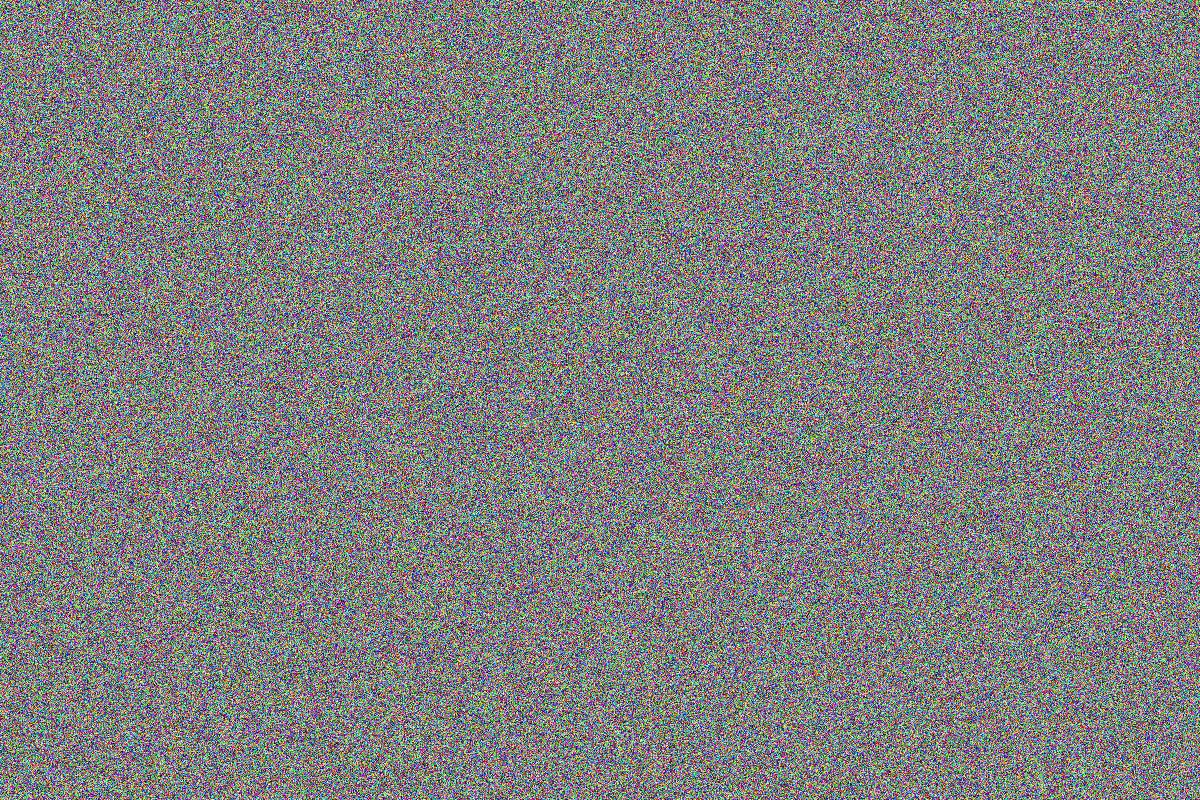
#> input picture photo-processor/test-data/test_image.jpg, 1200 x 800 px
$ python -i intelligent_enhancer.py   (imports and definitions only)
#> lines starting #> are read from the running program, lines starting #| are printed output that depends on the picture
"""
Intelligent Image Enhancement Service - Modernized

Complete redesign focusing on what makes photos "pop" using Instagram/VSCO-style techniques:
- Film-style tone curves for lifted shadows and compressed highlights
- True vibrance (not saturation) that protects skin tones
- Warm color grading with split toning
- Subtle glow effect for that dreamy look
- Better shadow/highlight recovery
"""

import cv2
import numpy as np
from PIL import Image
import logging
from typing import Tuple, Optional

logger = logging.getLogger(__name__)


class IntelligentEnhancer:
    """
    Professional-grade automatic image enhancement using OpenCV.

    Applies multiple techniques:
    - Automatic color balance using white balance algorithms
    - Adaptive histogram equalization for local contrast
    - Smart exposure correction
    - Color vibrancy enhancement
    - Shadow/highlight recovery
    - Noise reduction while preserving details
    """

    def __init__(self):
        # Much gentler CLAHE with larger tile size for smoother results
        self.clahe = cv2.createCLAHE(clipLimit=1.0, tileGridSize=(16, 16))

    def enhance_image(self, image: Image.Image, strength: float = 0.7) -> Image.Image:
        """
        Apply intelligent enhancement to image.

        Args:
            image: PIL Image to enhance
            strength: Enhancement strength (0.0 to 1.0, default 0.7 for natural look)

        Returns:
            Enhanced PIL Image
        """
#> called with strength = 0.7
        # Convert PIL to OpenCV format
        cv_image = cv2.cvtColor(np.array(image), cv2.COLOR_RGB2BGR)
#> cv_image is the input picture: shape (800, 1200, 3); mean B, G, R 127.1, 127.1, 127.1

        # Apply enhancement pipeline
        enhanced = self._apply_enhancement_pipeline(cv_image, strength)

        # Convert back to PIL
        enhanced_rgb = cv2.cvtColor(enhanced, cv2.COLOR_BGR2RGB)
        return Image.fromarray(enhanced_rgb)

    def _apply_enhancement_pipeline(self, img: np.ndarray, strength: float) -> np.ndarray:
        """Apply the full enhancement pipeline."""
        # Store original for blending
        original = img.copy()

        # 1. Apply film-style tone curve FIRST (this is key!)
        curved = self._apply_film_tone_curve(img)

        # 2. Smart exposure adjustment
        exposed = self._smart_exposure_adjustment(curved)

        # 3. True vibrance enhancement (not saturation)
        vibrant = self._enhance_vibrance(exposed)

        # 4. Subtle local contrast
        contrasted = self._subtle_local_contrast(vibrant)

        # 5. Warm color grading
        graded = self._apply_color_grading(contrasted)

        # 6. Subtle glow effect
        glowed = self._add_subtle_glow(graded)

        # 7. Final sharpening
        final = self._final_sharpen(glowed)

        # Blend with original based on strength
        if strength < 1.0:
            result = cv2.addWeighted(original, 1.0 - strength, final, strength, 0)
        else:
            result = final

        return result

    def _apply_film_tone_curve(self, img: np.ndarray) -> np.ndarray:
        """
        Apply film-style tone curve that lifts shadows and compresses highlights.
        This is the secret sauce that makes photos "pop" like Instagram.
        """
        # Convert to float for precise calculations
        img_float = img.astype(np.float32) / 255.0

        # Film-style curve: lifted shadows, enhanced midtones, compressed highlights
        # Using a combination of power curves for smooth results

        # Shadow lifting (affects values 0-0.3)
        shadow_mask = img_float < 0.3
        img_float[shadow_mask] = 0.3 * np.power(img_float[shadow_mask] / 0.3, 0.85)

        # Midtone enhancement (affects values 0.3-0.7)
        midtone_mask = (img_float >= 0.3) & (img_float < 0.7)
        # Gentle S-curve for midtones
        x = (img_float[midtone_mask] - 0.3) / 0.4  # Normalize to 0-1
        # Sigmoid-like curve
        y = x + 0.05 * np.sin(2 * np.pi * x)
        img_float[midtone_mask] = 0.3 + y * 0.4

        # Highlight compression (affects values 0.7-1.0)
        highlight_mask = img_float >= 0.7
        x = (img_float[highlight_mask] - 0.7) / 0.3
        # Compress highlights gently
        y = np.power(x, 1.2)
        img_float[highlight_mask] = 0.7 + y * 0.3

        return (img_float * 255).astype(np.uint8)

    def _smart_exposure_adjustment(self, img: np.ndarray) -> np.ndarray:
        """
        Smart exposure using percentile-based analysis.
        More sophisticated than simple mean-based adjustment.
        """
        # Convert to LAB
        lab = cv2.cvtColor(img, cv2.COLOR_BGR2LAB)
#> lab: shape (800, 1200, 3); mean of channels 0, 1, 2 134.9, 129.2, 128.5
        l, a, b = cv2.split(lab)
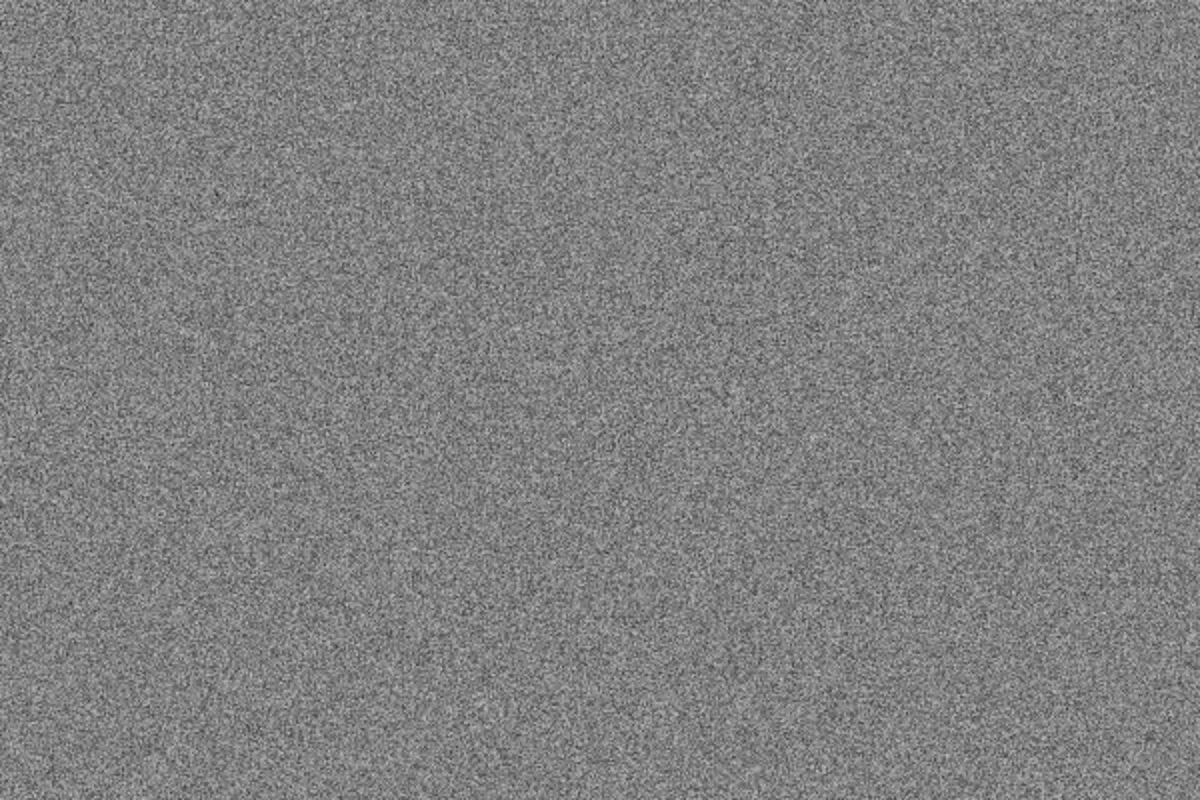
#> b: shape (800, 1200); min 50, max 195, mean 128.5

        # Use percentiles for better analysis
        p10 = np.percentile(l, 10)  # Shadow point
#> p10 = 69
        p90 = np.percentile(l, 90)  # Highlight point
#> p90 = 198

        # Only adjust if needed
        if p10 < 30:  # Too dark in shadows
            # Lift shadows selectively
            l_float = l.astype(np.float32)
            shadow_boost = np.clip(1.0 - l_float / 128, 0, 1) * 0.15
            l_float = l_float * (1 + shadow_boost)
            l = np.clip(l_float, 0, 255).astype(np.uint8)
        elif p90 > 225:  # Too bright in highlights
            # Gentle highlight recovery
            l_float = l.astype(np.float32)
            highlight_reduce = np.clip((l_float - 128) / 127, 0, 1) * 0.1
            l_float = l_float * (1 - highlight_reduce)
            l = np.clip(l_float, 0, 255).astype(np.uint8)

        # Merge back
        lab_adjusted = cv2.merge([l, a, b])
        return cv2.cvtColor(lab_adjusted, cv2.COLOR_LAB2BGR)

    def _subtle_local_contrast(self, img: np.ndarray) -> np.ndarray:
        """
        Very subtle local contrast - the key is restraint!
        """
        # Convert to LAB
        lab = cv2.cvtColor(img, cv2.COLOR_BGR2LAB)
        l, a, b = cv2.split(lab)

        # Apply gentle CLAHE
        l_clahe = self.clahe.apply(l)

        # Blend with original - only 40% strength for natural look
        l_final = cv2.addWeighted(l, 0.6, l_clahe, 0.4, 0)

        # Merge back
        lab_enhanced = cv2.merge([l_final, a, b])
        return cv2.cvtColor(lab_enhanced, cv2.COLOR_LAB2BGR)

    def _enhance_vibrance(self, img: np.ndarray) -> np.ndarray:
        """
        True vibrance enhancement - the Instagram/VSCO secret.
        Boosts muted colors while protecting skin tones and preventing oversaturation.
        """
        # Convert to HSV
        hsv = cv2.cvtColor(img, cv2.COLOR_BGR2HSV).astype(np.float32)
        h, s, v = cv2.split(hsv)

        # Normalize saturation
        s_norm = s / 255.0

        # Vibrance formula - exponential falloff based on existing saturation
        # This gives much more natural results than linear scaling
        vibrance_amount = 0.3  # Stronger than before but still natural

        # Create vibrance mask - less saturated pixels get more boost
        vibrance_mask = np.exp(-2.0 * s_norm)  # Exponential falloff
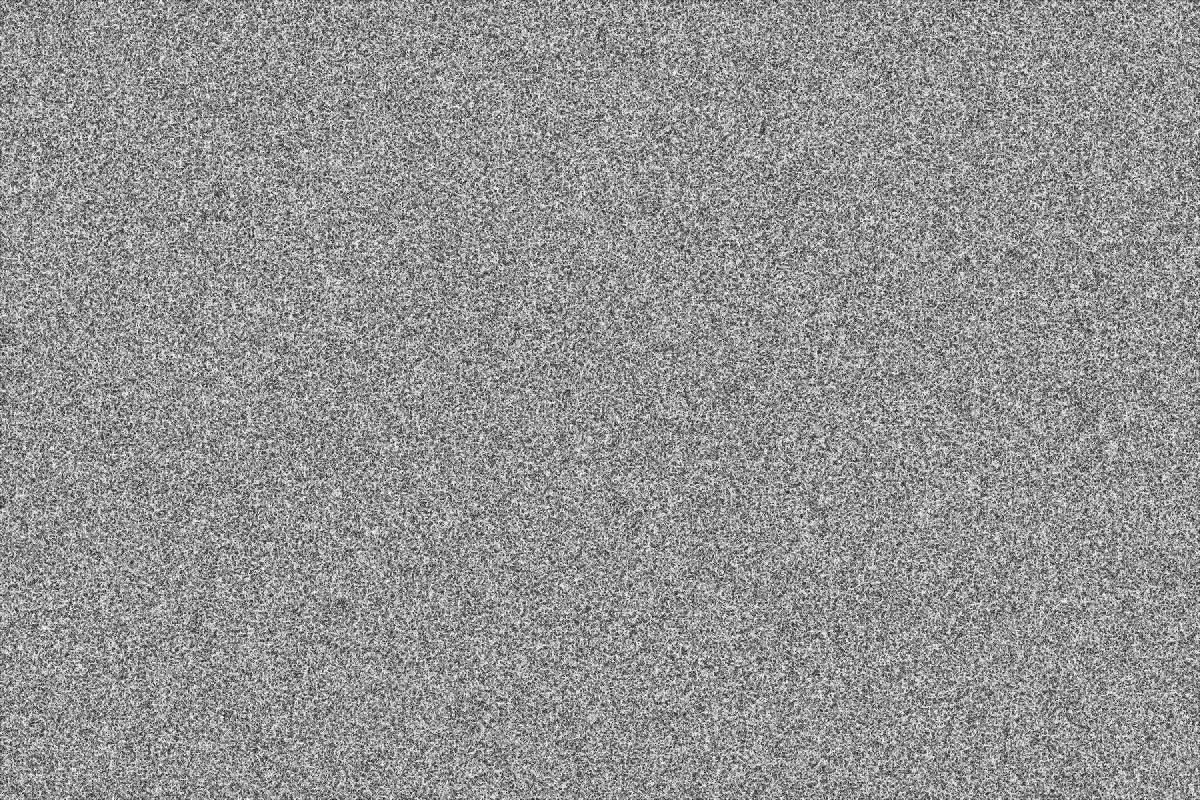
#> vibrance_mask: shape (800, 1200) float32; min 0.135, max 1, mean 0.577

        # Protect skin tones (red-orange hues)
        skin_protection = np.ones_like(h)
        # Skin tones are roughly 0-25 and 335-360 in OpenCV HSV (0-180 range)
        skin_mask = np.logical_or(
            np.logical_and(h >= 0, h <= 25),
            np.logical_and(h >= 168, h <= 180)
        )
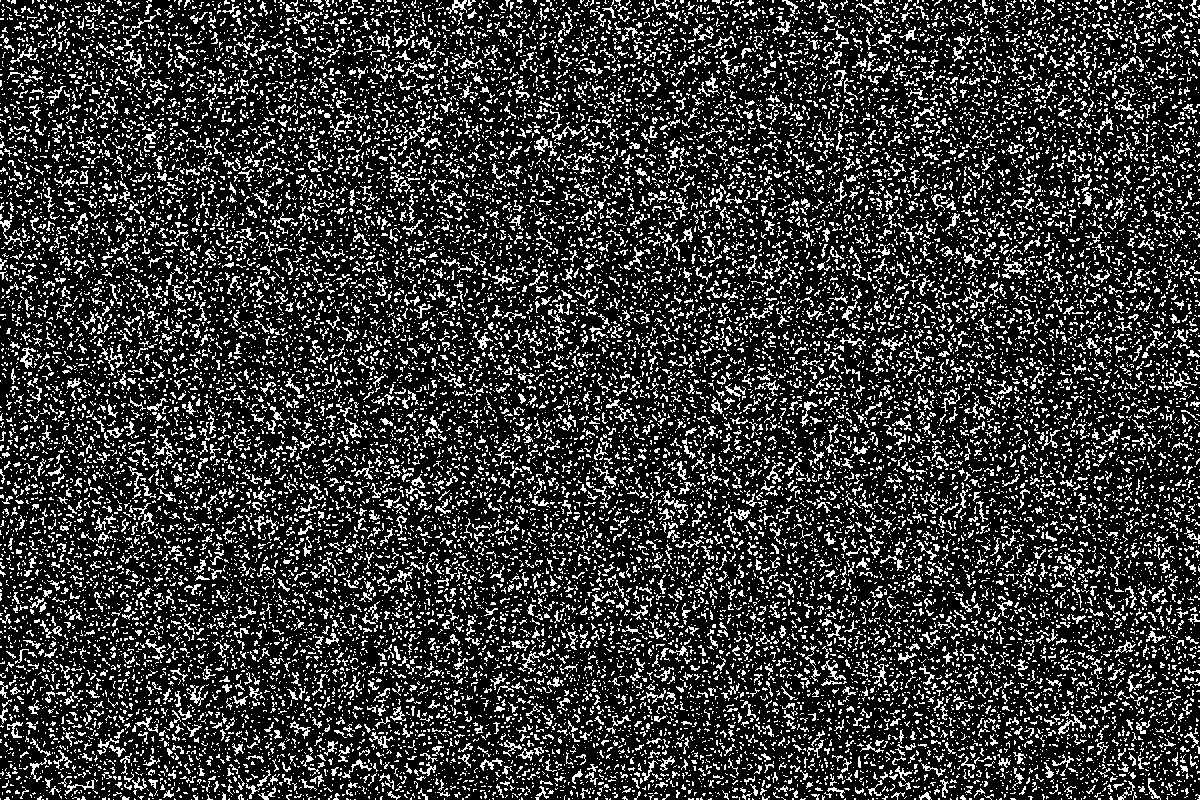
#> skin_mask: shape (800, 1200) bool; 21.3% white in thin lines or dots
        # Also check for low saturation which often indicates skin
        skin_mask = np.logical_and(skin_mask, s_norm < 0.6)
#> skin_mask: shape (800, 1200) bool; 19.8% white in thin lines or dots
        skin_protection[skin_mask] = 0.3  # Much less effect on skin

        # Apply vibrance
        s_boost = 1.0 + (vibrance_amount * vibrance_mask * skin_protection)
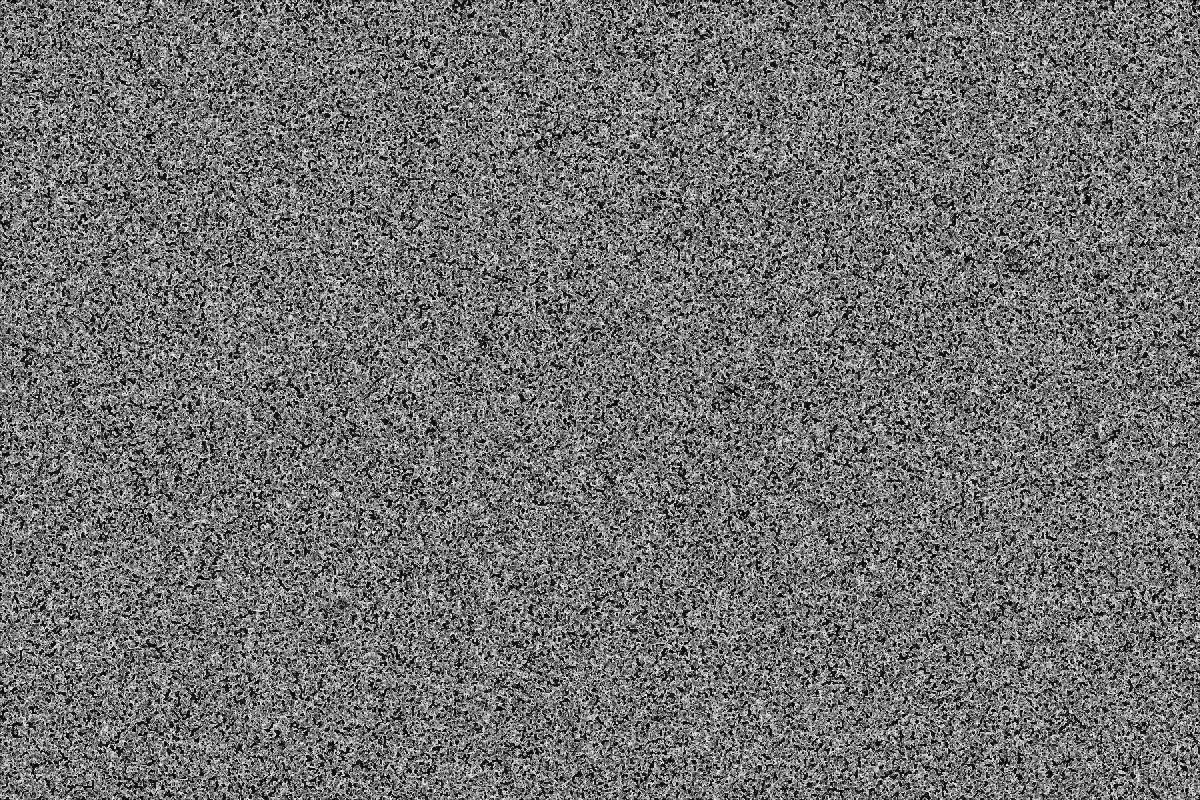
#> s_boost: shape (800, 1200) float32; min 1.03, max 1.3, mean 1.15; drawn with min black and max white
        s_new = s * s_boost
        s_new = np.clip(s_new, 0, 255)

        # Merge back
        hsv_new = cv2.merge([h, s_new.astype(np.float32), v])
        return cv2.cvtColor(hsv_new.astype(np.uint8), cv2.COLOR_HSV2BGR)

    def _apply_color_grading(self, img: np.ndarray) -> np.ndarray:
        """
        Instagram-style color grading with warm highlights and cool shadows.
        This creates that professional, cinematic look.
        """
        # Convert to LAB for precise color control
        lab = cv2.cvtColor(img, cv2.COLOR_BGR2LAB)
        l, a, b = cv2.split(lab)

        # Create smooth luminance masks
        l_norm = l.astype(np.float32) / 255.0

        # Highlight mask with smooth falloff
        highlight_mask = np.clip((l_norm - 0.6) / 0.3, 0, 1)
        highlight_mask = highlight_mask ** 2  # Smoother curve

        # Shadow mask with smooth falloff
        shadow_mask = np.clip((0.4 - l_norm) / 0.3, 0, 1)
        shadow_mask = shadow_mask ** 2

        # Apply color grading
        a = a.astype(np.float32)
        b = b.astype(np.float32)

        # Warm highlights (push towards orange/amber)
        a += highlight_mask * 3  # Red push
        b += highlight_mask * 8  # Yellow push

        # Cool shadows (subtle teal/blue)
        a -= shadow_mask * 2   # Slight cyan
        b -= shadow_mask * 5   # Blue push

        # Clip and convert back
        a = np.clip(a, 0, 255).astype(np.uint8)
        b = np.clip(b, 0, 255).astype(np.uint8)

        # Merge back
        lab_graded = cv2.merge([l, a, b])
        return cv2.cvtColor(lab_graded, cv2.COLOR_LAB2BGR)

    def _add_subtle_glow(self, img: np.ndarray) -> np.ndarray:
        """
        Add subtle glow effect (Orton effect) for that dreamy Instagram look.
        This is what makes photos look "magical" and "pop".
        """
        # Create heavily blurred version
        blurred = cv2.GaussianBlur(img, (0, 0), 25)

        # Screen blend mode for glow
        img_float = img.astype(np.float32) / 255.0
        blur_float = blurred.astype(np.float32) / 255.0

        # Screen blend: 1 - (1 - a) * (1 - b)
        # This brightens and creates glow
        screen = 1.0 - (1.0 - img_float) * (1.0 - blur_float)

        # Very subtle blend - just 10% for natural glow
        result = img_float * 0.9 + screen * 0.1

        return (result * 255).astype(np.uint8)

    def _final_sharpen(self, img: np.ndarray) -> np.ndarray:
        """
        Very subtle final sharpening for crispness.
        Much gentler than before.
        """
        # Small radius unsharp mask
        blurred = cv2.GaussianBlur(img, (0, 0), 0.8)

        # Very gentle sharpening
        sharpened = cv2.addWeighted(img, 1.15, blurred, -0.15, 0)

        return sharpened

    def get_enhancement_preview(self, image_path: str, strength: float = 0.7) -> Tuple[Image.Image, Image.Image]:
        """
        Get before/after preview of enhancement.

        Returns:
            Tuple of (original, enhanced) PIL Images
        """
        original = Image.open(image_path)
        enhanced = self.enhance_image(original, strength)

        return original, enhanced

>>> import cv2
>>> picture = cv2.cvtColor(cv2.imread('../../test-data/test_image.jpg'), cv2.COLOR_BGR2RGB)
>>> result = IntelligentEnhancer().enhance_image(picture)
#> in _subtle_local_contrast, `lab = cv2.cvtColor(img, cv2.COLOR_BGR2LAB)`: lab: shape (800, 1200, 3); mean of channels 0, 1, 2 132.6, 129.3, 128.4
